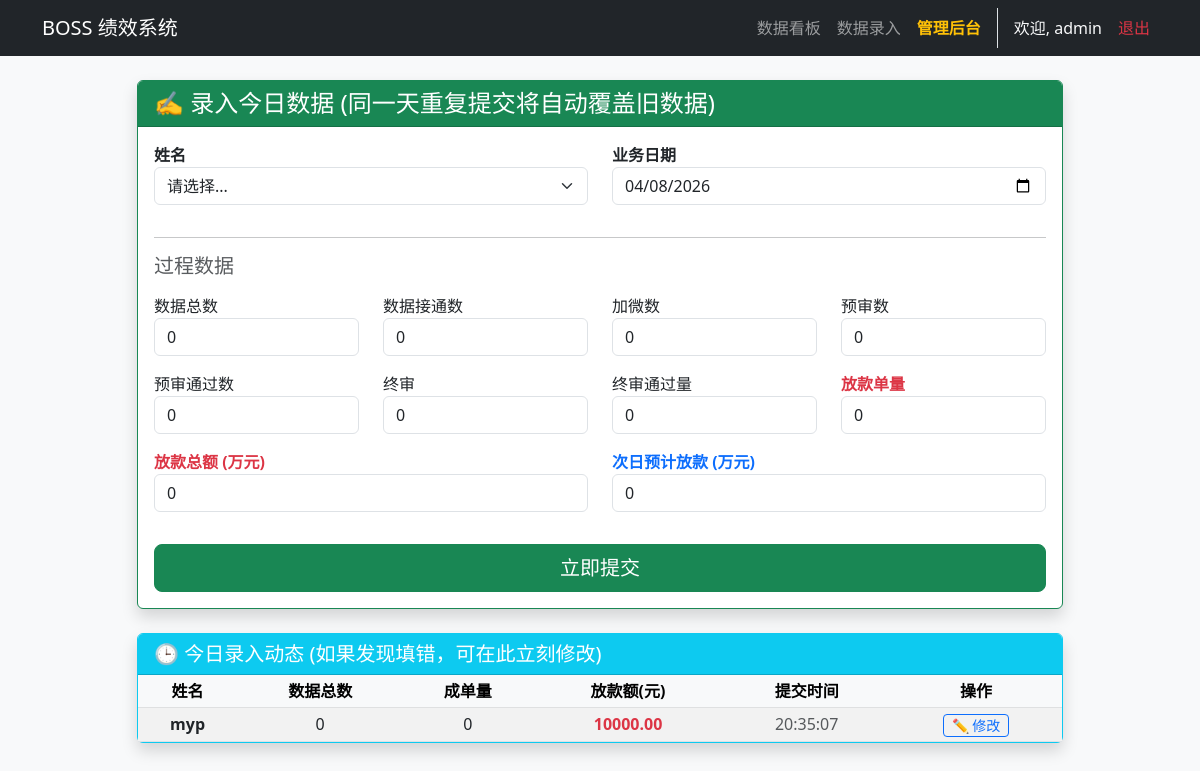
Screenshot of /entry (signed in) with the database file from the repository.
### app.py (models this page shows)
class DailyLog(db.Model):
    id = db.Column(db.Integer, primary_key=True)
    date = db.Column(db.String(20), index=True)
    name = db.Column(db.String(50), index=True)
    total_data_count = db.Column(db.Integer, default=0)
    connected = db.Column(db.Integer, default=0)
    added_wechat = db.Column(db.Integer, default=0)
    pre_audit = db.Column(db.Integer, default=0)
    pre_pass = db.Column(db.Integer, default=0)
    final_audit = db.Column(db.Integer, default=0)
    final_pass = db.Column(db.Integer, default=0)
    loan_orders = db.Column(db.Integer, default=0)
    loan_amount = db.Column(Numeric(precision=18, scale=8), default=0.0)
    next_day_est = db.Column(Numeric(precision=18, scale=8), default=0.0)
    timestamp = db.Column(db.DateTime, default=datetime.datetime.now, index=True)

### app.py (the view, shortened to what this page needs)
@app.route('/entry', methods=['GET', 'POST'])
@login_required
def entry():
    today_str = datetime.date.today().strftime('%Y-%m-%d')
    return render_template('entry.html', employees=[e.name for e in Employee.query.all()], today=today_str, today_logs=DailyLog.query.filter_by(date=today_str).all())

### app.py (called while the page is built)
def login_required(f):
    @wraps(f)
    def decorated_function(*args, **kwargs):
        if 'user_id' not in session:
            return redirect(url_for('login'))
        return f(*args, **kwargs)
    return decorated_function

### templates/entry.html (shortened to what this page needs)
{% extends "layout.html" %}
{% block content %}
<div class="row justify-content-center">
    <div class="col-md-10">
        <div class="card shadow border-success mb-4">
            <div class="card-header bg-success text-white">
                <h4 class="mb-0">✍️ 录入今日数据 (同一天重复提交将自动覆盖旧数据)</h4>
            </div>
            <div class="card-body">
                <form method="POST" action="{{ url_for('entry') }}">
                    <div class="row">
                        <div class="col-md-6 mb-3">
                            <label class="fw-bold">姓名</label>
                            <select name="name" class="form-select" required>
                                <option value="">请选择...</option>
                            </select>
                        </div>
                        <div class="col-md-6 mb-3">
                            <label class="fw-bold">业务日期</label>
                            <input type="date" name="date" class="form-control" value="{{ today }}" {% if not session.get('is_admin') %}readonly{% endif %} required>
                        </div>
                    </div>
                    <hr>
                    <h5 class="text-muted mb-3">过程数据</h5>
                    <div class="row">
                        <div class="col-md-3 mb-3"><label>数据总数</label><input type="number" name="total_data_count" class="form-control" value="0" min="0"></div>
                        <div class="col-md-3 mb-3"><label>数据接通数</label><input type="number" name="connected" class="form-control" value="0" min="0"></div>
                        <div class="col-md-3 mb-3"><label>加微数</label><input type="number" name="added" class="form-control" value="0" min="0"></div>
                        <div class="col-md-3 mb-3"><label>预审数</label><input type="number" name="pre" class="form-control" value="0" min="0"></div>
                        <div class="col-md-3 mb-3"><label>预审通过数</label><input type="number" name="pre_pass" class="form-control" value="0" min="0"></div>
                        <div class="col-md-3 mb-3"><label>终审</label><input type="number" name="final" class="form-control" value="0" min="0"></div>
                        <div class="col-md-3 mb-3"><label>终审通过量</label><input type="number" name="final_pass" class="form-control" value="0" min="0"></div>
                        <div class="col-md-3 mb-3"><label class="text-danger fw-bold">放款单量</label><input type="number" name="orders" class="form-control" value="0" min="0"></div>
                        <div class="col-md-6 mb-3"><label class="text-danger fw-bold">放款总额 (万元)</label><input type="number" step="0.00000001" name="amount" class="form-control" value="0"></div>
                        <div class="col-md-6 mb-3"><label class="text-primary fw-bold">次日预计放款 (万元)</label><input type="number" step="0.00000001" name="next_est" class="form-control" value="0"></div>
                    </div>
                    <div class="d-grid mt-3">
                        <button type="submit" class="btn btn-success btn-lg">立即提交</button>
                    </div>
                </form>
            </div>
        </div>
        <div class="card shadow border-info">
            <div class="card-header bg-info text-white">
                <h5 class="mb-0">🕒 今日录入动态 (如果发现填错，可在此立刻修改)</h5>
            </div>
            <div class="card-body p-0">
                <div class="table-responsive">
                    <table class="table table-sm table-striped m-0 align-middle text-center">
                        <thead class="table-light">
                            <tr>
                                <th>姓名</th><th>数据总数</th><th>成单量</th><th>放款额(元)</th><th>提交时间</th><th>操作</th>
                            </tr>
                        </thead>
                        <tbody>
                            {% for log in today_logs %}
                            <tr>
                                <td class="fw-bold">{{ log.name }}</td>
                                <td>{{ log.total_data_count }}</td>
                                <td>{{ log.loan_orders }}</td>
                                <td class="text-danger fw-bold">{{ "%.2f"|format(log.loan_amount|float * 10000) }}</td>
                                <td class="text-muted">{{ log.timestamp.strftime('%H:%M:%S') }}</td>
                                <td><a href="{{ url_for('edit_log', log_id=log.id) }}" class="btn btn-sm btn-outline-primary py-0">✏️ 修改</a></td>
                            </tr>
                            {% else %}
                            <tr><td colspan="6" class="text-center py-4 text-muted">今日暂无人提交数据</td></tr>
                            {% endfor %}
                        </tbody>
                    </table>
                </div>
            </div>
        </div>
    </div>
</div>
{% endblock %}

### rows the page displays
DailyLog: name "myp", total_data_count "0", loan_orders "0", log.loan_amount|float*10000 "10000.00", timestamp "20:35:07"

### other values shown
{{ session.username }} "admin"
